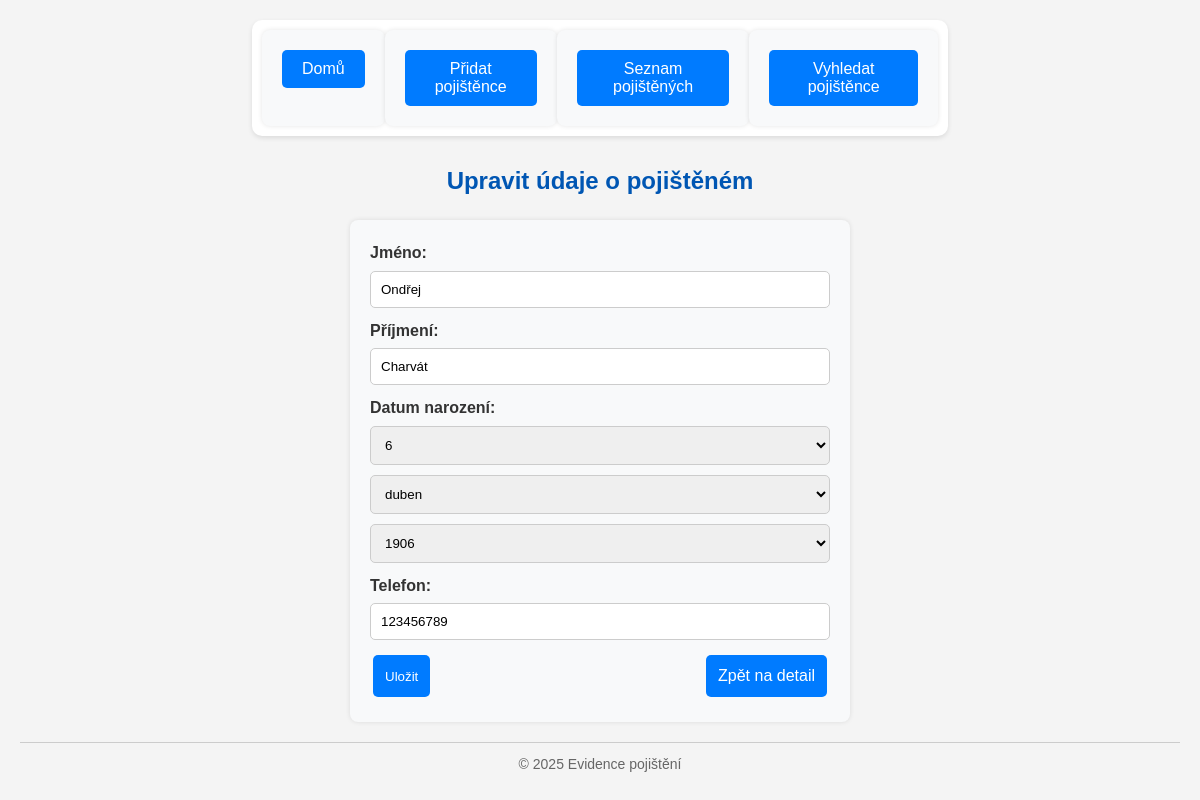
Screenshot of /edit_insured/28/ with the database file from the repository.
### insurance/models.py (models this page shows, shortened)
class InsuredPerson(models.Model):
    first_name = models.CharField(max_length=50)
    last_name = models.CharField(max_length=50)
    birth_date = models.DateField(null=True, blank=True) # Datum narození místo věku
    phone = models.CharField(max_length=9)

### insurance/views.py (the view)
# urls.py: path('edit_insured/<int:person_id>/', edit_insured, name='edit_insured'),
def edit_insured(request, person_id):
    person = get_object_or_404(InsuredPerson, id=person_id)
    if request.method == 'POST':
        form = InsuredPersonForm(request.POST, instance=person)
        if form.is_valid():
            form.save()
            return redirect('insured_detail', person_id=person.id)
    else:
        form = InsuredPersonForm(instance=person)
    return render(request, 'insurance/edit_insured.html', {'form': form, 'person': person})

### insurance/forms.py
class InsuredPersonForm(forms.ModelForm):
    class Meta:
        model = InsuredPerson
        fields = ['first_name', 'last_name', 'birth_date', 'phone']
        labels = {
            'first_name': 'Jméno',
            'last_name': 'Příjmení',
            'birth_date': 'Datum narození',
            'phone': 'Telefon',
        }
        widgets = {
            'birth_date': SelectDateWidget(
                years=range(1900, datetime.date.today().year + 1),
                months=CZ_MONTHS
            )
        }

### insurance/templates/insurance/edit_insured.html (shortened to what this page needs)
{% extends 'insurance/base.html' %}
{% load static %}
    {% block content %}
        <h2>Upravit údaje o pojištěném</h2>
        <form method="POST">
            {{ form.as_p }}
            <div class="tlacitka-kontejner">
                    <button href="#" class="tlacitko tlacitko-submit">Uložit</button>
                    <a href="{% url 'insured_detail' person.id %}" class="tlacitko">Zpět na detail</a>
                </form>
    {% endblock %}

### static/css/blog.css (style rules this page uses)
* { margin: 0; padding: 0; box-sizing: border-box; font-family: Arial, sans-serif; }
body { background-color: #f4f4f4; color: #333; line-height: 1.6; padding: 20px; }
h1, h2, h3 { text-align: center; color: #0056b3; margin-bottom: 20px; }
form { background: #f8f9fa; padding: 20px; border-radius: 8px; box-shadow: 0px 0px 5px rgba(0, 0, 0, 0.1); max-width: 500px; margin: 20px auto; }
label { font-weight: bold; display: block; margin-bottom: 5px; }
input[type="text"], input[type="date"], input[type="tel"], select { width: 100%; padding: 10px; margin-bottom: 10px; border: 1px solid #ccc; border-radius: 5px; }
button { background: #007bff; color: white; padding: 10px 15px; border: none; border-radius: 5px; cursor: pointer; transition: background 0.3s; }
.tlacitko { display: inline-block; padding: 8px 12px; margin: 5px 3px; background: #007bff; color: #fff; text-decoration: none; border-radius: 5px; transition: background 0.3s; }
.tlacitka-kontejner { display: flex; justify-content: space-between; }

### rows the page displays
InsuredPerson: first_name "Ondřej", last_name "Charvát", phone "123456789"
